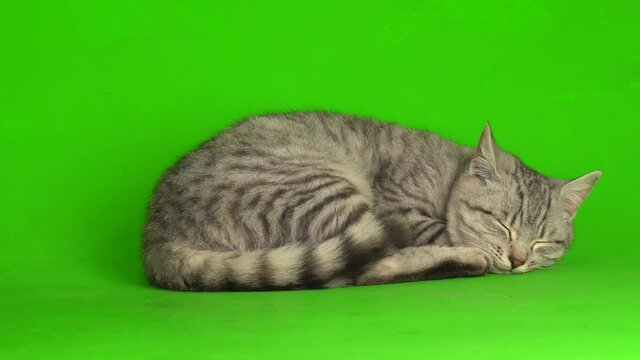
#> input picture images/greenscreen.jpg, 640 x 360 px
$ python greenScreen.py
#> lines starting #> are read from the running program, lines starting #| are printed output that depends on the picture; after the words box and inside, x2 and y2 are one past the last pixel; in counts of white or black regions, pixels touching at a corner belong together
### otsuThresh.py
# https://muthu.co/otsus-method-for-image-thresholding-explained-and-implemented/

import numpy as np

def __intraclass_variance(image: np.ndarray, threshold: int) -> float:
  c1 = image[image >= threshold]
  c2 = image[image < threshold]
  w1 = len(c1) / (image.shape[0]*image.shape[1])
  w2 = len(c2) / (image.shape[0]*image.shape[1])

  var1 = np.var(c1)
  var2 = np.var(c2)

  return w1*var1 + w2*var2


def __calculate_thresh(image: np.ndarray) -> int:
  vars = [(thresh, __intraclass_variance(image, thresh)) for thresh in range(np.min(image)+1, np.max(image))]
  min_v = min(vars, key = lambda x: x[1])
  return min_v[0]


def otsu_threshold(image: np.ndarray, max_val: int, inverted: bool = False) -> [np.ndarray, int]:
  out = np.zeros((image.shape[0], image.shape[1]), dtype=np.uint8)
  thresh_value = __calculate_thresh(image)
  if inverted:
    out[image >= thresh_value] = max_val
  else:
    out[image < thresh_value] = max_val
  return out, thresh_value

### greenScreen.py
# Idea for implementation taken from:
# https://stackoverflow.com/questions/51719472/remove-green-background-screen-from-image-using-opencv-python

import cv2
import numpy as np
from matplotlib import pyplot as plt
from otsuThresh import otsu_threshold
from gaussianBlur import gaussian_blur

def apply_mask(image: np.ndarray, mask: np.ndarray, blackBackground: bool = False) -> np.ndarray:
  out = image.copy()
  if blackBackground: out[mask == 0] = 0
  else: out[mask == 0] = 255
  return out

def mask_alpha(image: np.ndarray, mask: np.ndarray) -> np.ndarray:
  out = image.copy()
  out = cv2.cvtColor(out, cv2.COLOR_BGR2BGRA)
  out[:,:,3] = mask
  return out

# https://en.wikipedia.org/wiki/Feature_scaling#Rescaling_(min-max_normalization)
def normalize_image(image: np.ndarray, alpha:int, beta:int) -> np.ndarray:
  min_val, max_val = np.min(image), np.max(image)
  normalized = (image - min_val) * ((beta - alpha) / (max_val - min_val)) + alpha
  return normalized.astype(np.uint8)

def binary_threshold(image: np.ndarray, threshold: int, max_val: int = 255, inverse:bool = False) -> np.ndarray:
  if len(image.shape) != 2:
    raise Exception('Shape of image not supported')

  out = np.zeros((image.shape[0], image.shape[1]))
  if inverse: out[image >= threshold] = max_val
  else: out[image <= threshold] = max_val
  return out

def invert_image(image):
  return (255 - image).astype(np.uint8)

"""
RGB color space is not ideal for color-based segmentation

LAB color space: (L*, A*, B*)
L* --> luminosity (0..100)
A* --> green to red (-128..127) (-a* = green | +a* = red)
B? --> blue to yellow (-128..127) (-b* = blue | +b* = yellow)
"""

def removeGreenBackground(img: np.ndarray) -> np.ndarray:
  # convert to LAB
  lab = cv2.cvtColor(img, cv2.COLOR_BGR2LAB)
  A = lab[:, :, 1]

  # histogram of A* channel
  #hist = cv2.calcHist([lab], [1], None, [256], [0, 256])
  #plt.plot(hist)
  #plt.show()

  # create a "binary" mask [0,255]
  [mask, thresh] = otsu_threshold(A, 255, inverted=True)

  # apply mask to image
  masked = apply_mask(img, mask)
  # masked = cv2.cvtColor(masked, cv2.COLOR_LAB2BGR)

  return masked, mask

def removeGreenEdge(image, threshold, mask):
  # convert back to LAB
  masked_lab = cv2.cvtColor(image, cv2.COLOR_BGR2LAB)
  # normalize A channel to use entire [0:255] range
  masked_lab_norm = normalize_image(masked_lab[:,:,1], 0, 255)

  # Threshold normalized grayscale image to segment black border representing green outline on original masked image
  border_mask = binary_threshold(masked_lab_norm, threshold, 255)

  border_mask2 = invert_image(border_mask)
  final_mask = cv2.bitwise_and(mask, border_mask2)

  result = image.copy()
  result = apply_mask(result, final_mask)
  result[final_mask == 0] = 0
  # result = cv2.cvtColor(result, cv2.COLOR_BGR2RGB)
  return result, border_mask, final_mask


def alpha_composite(src, dst, src_opacity, mask=None):
    srcRGB = src[:, :, :3]
    dstRGB = dst[:, :, :3]

    mask_b = mask == 255

    srcAlpha = src[:, :, 3] / 255.0
    #src[:, :, 3] / 255.0 * src_opacity
    srcAlpha[mask_b] = src_opacity
    dstAlpha = dst[:, :, 3] / 255.0

    outAlpha = srcAlpha + dstAlpha * (1 - srcAlpha)

    outRGB = (srcRGB * srcAlpha[..., np.newaxis] + dstRGB * dstAlpha[..., np.newaxis] * (1 - srcAlpha[..., np.newaxis])) / outAlpha[..., np.newaxis]
    outRGBA = np.dstack((outRGB, outAlpha * 255)).astype(np.uint8)

    return outRGBA

def main():
  EDGE_THRESHOLD = 100
  IMAGE_PATH = 'images/greenscreen.jpg'
  BACKGROUND_PATH = 'images/background.jpg'

  x = 500
  y = 200

  image = cv2.imread(IMAGE_PATH)
#> image is the input picture: shape (360, 640, 3); mean B, G, R 33.4, 172.3, 75.1
  background = cv2.imread(BACKGROUND_PATH)
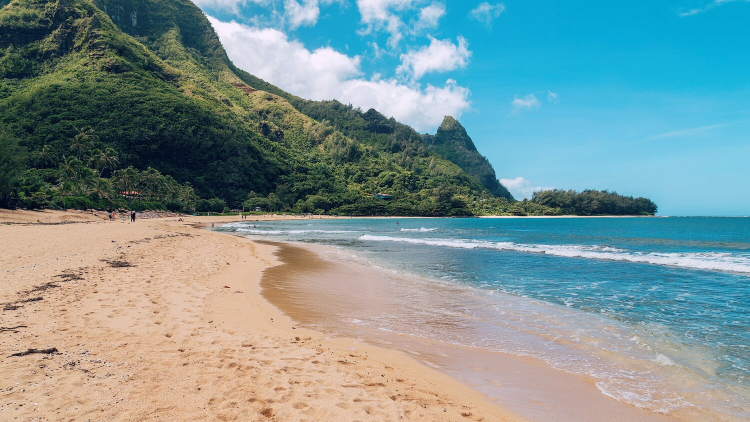
#> input picture images/background.jpg, 1500 x 844 px (shown at 1/2 size)
#> background is the input picture: shape (844, 1500, 3); mean B, G, R 150.1, 149, 124.3

  removed_bg, subject_mask = removeGreenBackground(image)
#> in removeGreenBackground, `lab = cv2.cvtColor(img, cv2.COLOR_BGR2LAB)`: lab: shape (360, 640, 3); mean of channels 0, 1, 2 161.5, 81.2, 180.6
#> in removeGreenBackground, `A = lab[:, :, 1]`:
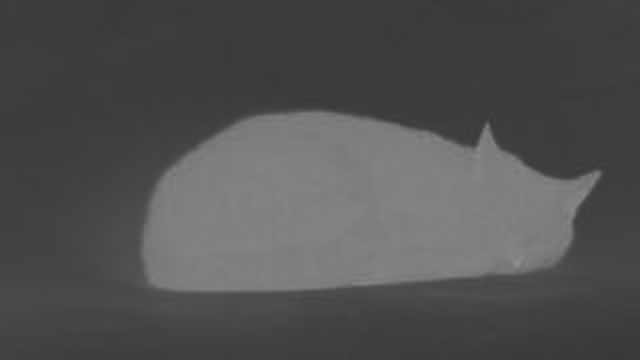
#> A: shape (360, 640); min 56, max 142, mean 81.2
#> in __calculate_thresh, `vars = [(thresh, __intraclass_variance(image, thresh)) for thresh in r..`: vars = 85 pairs, first value 57 to 141, second value 29.48 to 779.1
#> in __calculate_thresh, `min_v = min(vars, key = lambda x: x[1])`: min_v = (96, 29.48)
#> in otsu_threshold, `thresh_value = __calculate_thresh(image)`: thresh_value = 96
#> in removeGreenBackground, `[mask, thresh] = otsu_threshold(A, 255, inverted=True)`:
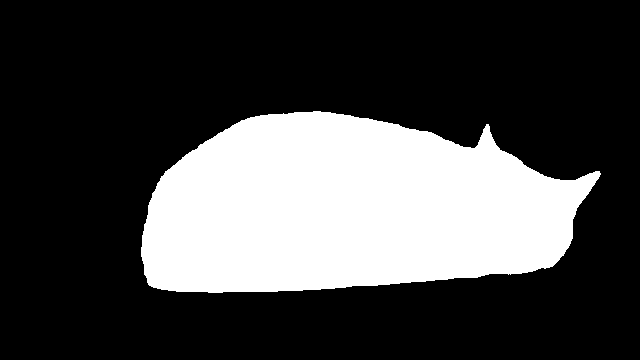
#> mask: shape (360, 640); 27.2% white; 1 white region, box (x1, y1, x2, y2) and area: (141, 111, 601, 293) 62745
  removed_edge, border_mask, full_mask = removeGreenEdge(removed_bg, EDGE_THRESHOLD, subject_mask)
#> in removeGreenEdge, `masked_lab = cv2.cvtColor(image, cv2.COLOR_BGR2LAB)`: masked_lab: shape (360, 640, 3); mean of channels 0, 1, 2 218.7, 127.4, 132.1
#> in normalize_image, `min_val, max_val = np.min(image), np.max(image)`: max_val = 142
#> in normalize_image, `normalized = (image - min_val) * ((beta - alpha) / (max_val - min_val)..`:
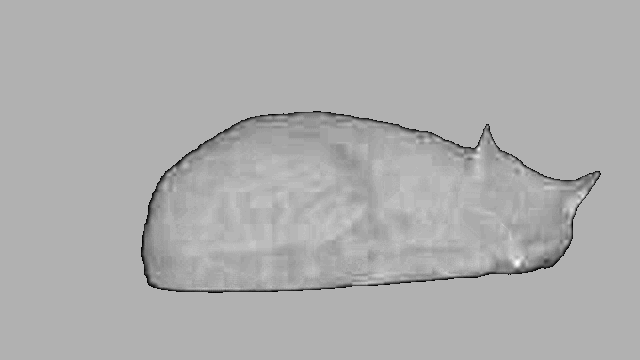
#> normalized: shape (360, 640) float64; min 0, max 255, mean 174.2
#> in removeGreenEdge, `border_mask = binary_threshold(masked_lab_norm, threshold, 255)`: border_mask: shape (360, 640) float64; 1.1% white in thin lines or dots, all inside (x1, y1, x2, y2) = (141, 111, 601, 293)
#> in removeGreenEdge, `final_mask = cv2.bitwise_and(mask, border_mask2)`: final_mask: shape (360, 640); 26.2% white; 1 white region, box (x1, y1, x2, y2) and area: (144, 113, 599, 291) 60318
#> call 2 of apply_mask, with blackBackground = False
#> in apply_mask (call 2), `else: out[mask == 0] = 255`:
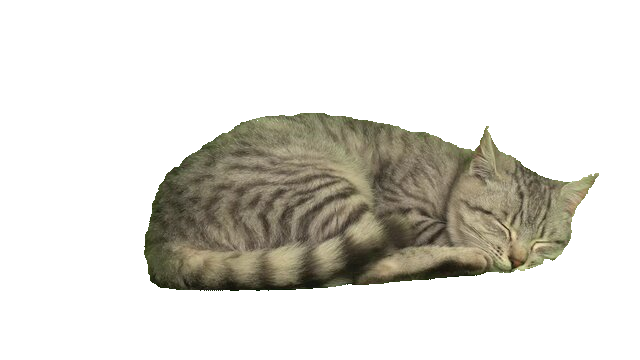
#> out: shape (360, 640, 3); mean B, G, R 212, 218.3, 220.3
  removed_bg = cv2.cvtColor(removed_bg, cv2.COLOR_BGR2LAB)
  removed_bg[:,:,1][border_mask == 255] = 127
#> removed_bg: shape (360, 640, 3); mean of channels 0, 1, 2 218.7, 127.7, 132.1
  removed_bg = cv2.cvtColor(removed_bg, cv2.COLOR_LAB2BGR)
  removed_bg = mask_alpha(removed_bg, subject_mask)

  im_h, im_w, _ = image.shape
#> im_h = 360; im_w = 640
  background_cut = background[y:y+im_h, x:x+im_w]
  background_cut = cv2.cvtColor(background_cut, cv2.COLOR_BGR2BGRA)
#> background_cut: shape (360, 640, 4)

  result = alpha_composite(removed_bg, background_cut, 0.5, border_mask)
#> in alpha_composite, `srcAlpha[mask_b] = src_opacity`:
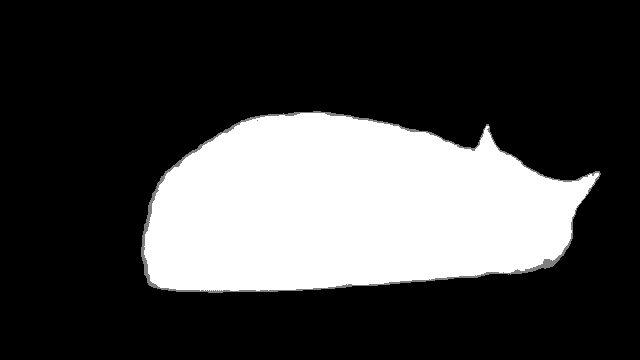
#> srcAlpha: shape (360, 640) float64; min 0, max 1, mean 0.267
#> in alpha_composite, `dstAlpha = dst[:, :, 3] / 255.0`: dstAlpha: shape (360, 640) float64; every value is 1
#> in alpha_composite, `outRGB = (srcRGB * srcAlpha[..., np.newaxis] + dstRGB * dstAlpha[..., ..`:
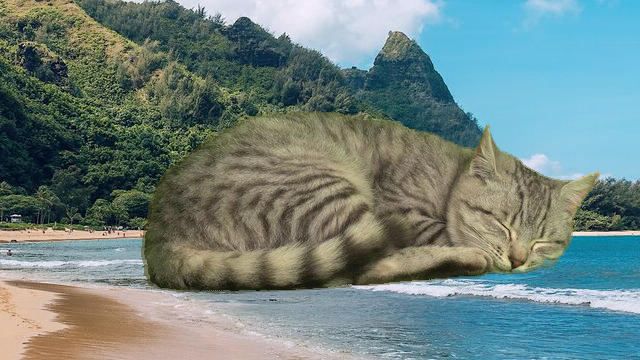
#> outRGB: shape (360, 640, 3) float64; mean B, G, R 128.4, 131.5, 111.8

  cv2.imshow('a', result)
  cv2.imwrite('result.png', result)

  """
  crop = removed_edge[20:removed_edge.shape[0]-20, 20:removed_edge.shape[1]-20]
  crop = cv2.resize(crop, (removed_edge.shape[1], removed_edge.shape[0]))
  crop_blur = gaussian_blur(crop, 2, 2)

  #removed_edge_gray = cv2.cvtColor(removed_edge, cv2.COLOR_BGR2GRAY)
  removed_edge_t = mask_alpha(removed_edge, full_mask)
  #removed_edge_rgba = cv2.cvtColor(removed_edge_t, cv2.COLOR_BGR2BGRA)
  combined = overlay_transparent(crop_blur, removed_edge_t, 0, 0)
  combined_masked = apply_mask(combined, subject_mask)

  cv2.imshow('removed edge', removed_edge)
  cv2.imshow('crop', crop)
  cv2.imshow('combined', combined)
  cv2.imshow('result', combined_masked)

  cv2.imwrite('result.png', combined_masked)
  """

  cv2.waitKey()
  cv2.destroyAllWindows()

if __name__=="__main__":
  main()
